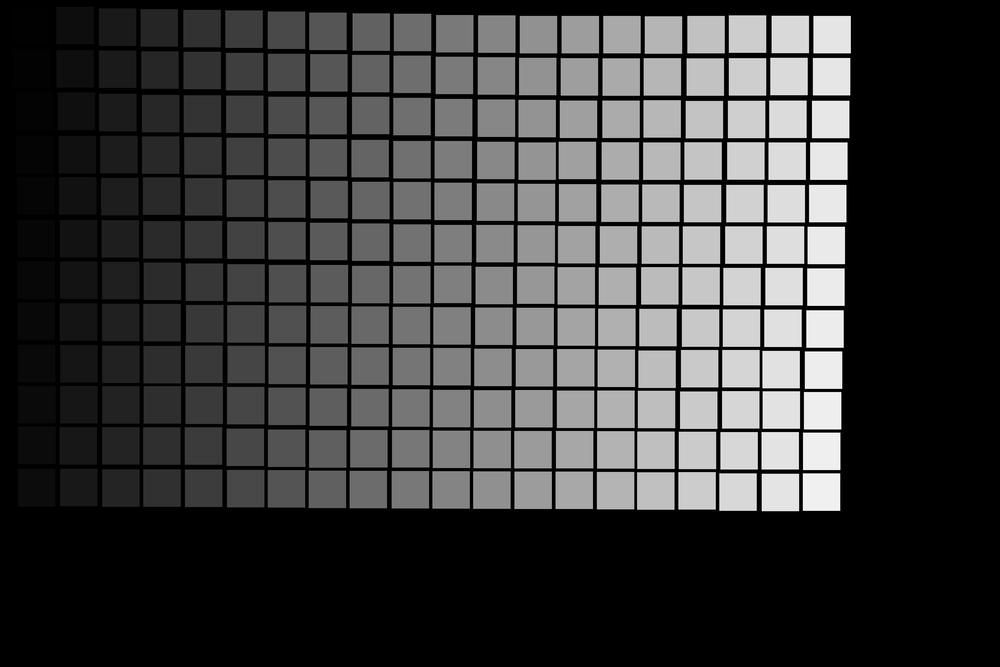
%> input picture testing/a2.png, 1000 x 667 px, shrunk from 5472 x 3648 before the run
$ octave find_distance_to_well.m   (GNU Octave 9; MATLAB toolbox functions it lacks are replaced by stand-ins)
%> lines starting %> are read from the running program, lines starting %| are printed output that depends on the picture; in (x1, y1, x2, y2) boxes, pixels count from 0 and x2, y2 are one past the last pixel; in counts of white or black regions, pixels touching at a corner belong together; the program's own positions count from 1
clear all
close all force hidden


a2 = imread('a2.png');
%> a2 is the input picture: size 667x1000 uint8; min 0, max 255, mean 61.2

unique_vals = double(unique(a2));
%> unique_vals = 256 values from 0 to 255
total_wells = length(unique_vals)-1;
%> total_wells = 255

centroids = zeros(total_wells,2);

for i = 1:total_wells
    disp(i)

    this_label = (a2==i);

    s = regionprops(this_label,'basic');

    centroids(i,:) = s.Centroid;
end
%> this loop made 255 passes
%| 1
%| 2
%| 3
%| 4
%| 5
%| 6
%| 7
%| 8
%> (further printed lines are left out)
%> pass 1, `this_label = (a2==i);`:
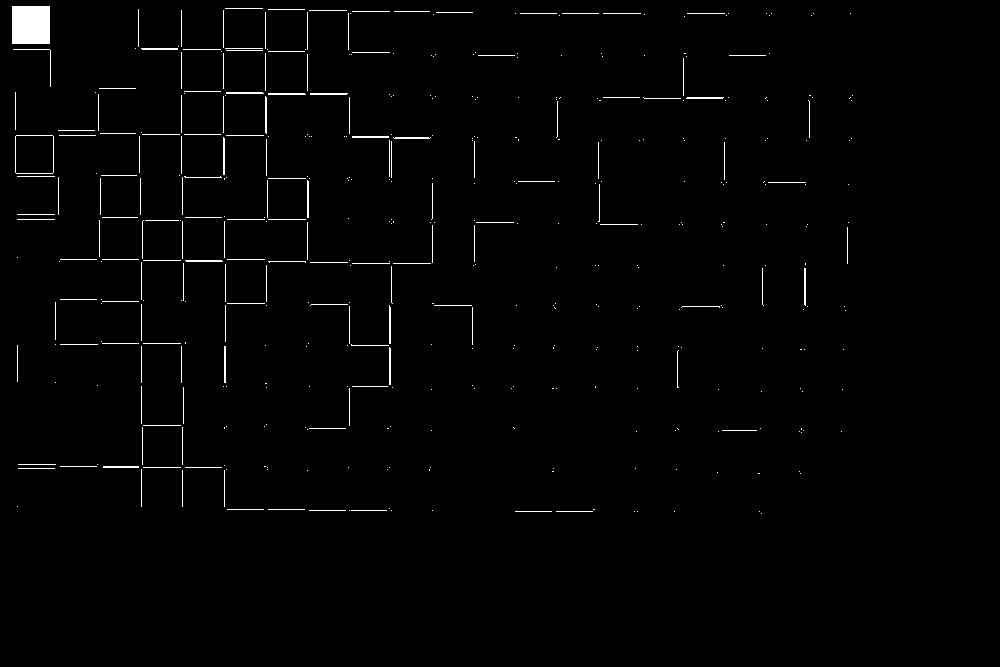
%> this_label: size 667x1000 logical; 1.3% white; 440 white regions (282 under 20 px), largest, box (x1, y1, x2, y2) and area: (12, 6, 50, 44) 1444, (15, 135, 54, 174) 148, (389, 305, 391, 344) 76
%> pass 2, `this_label = (a2==i);`:
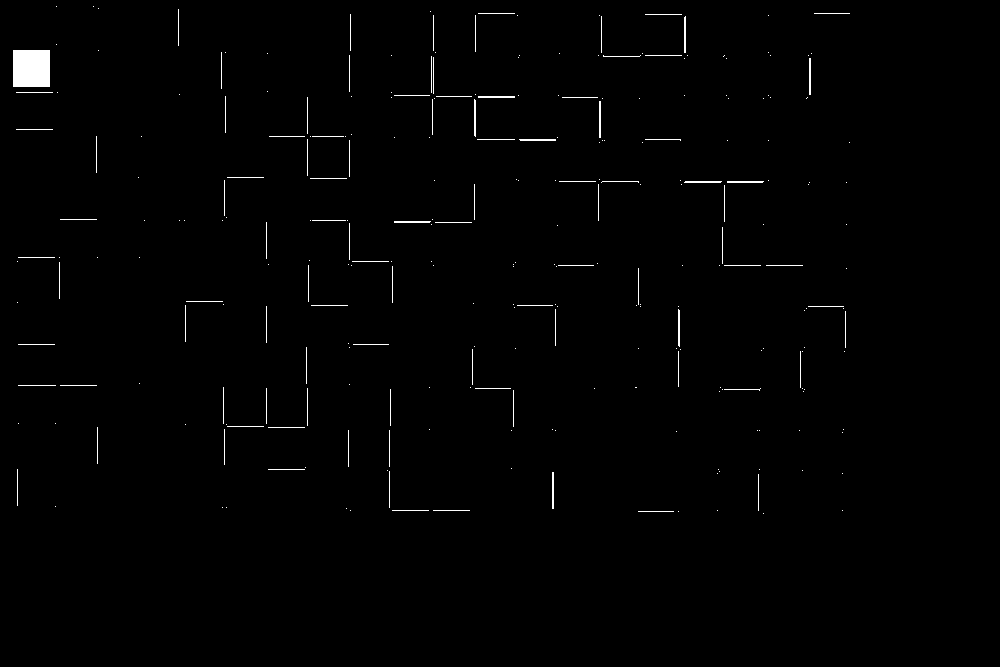
%> this_label: size 667x1000 logical; 0.84% white; 274 white regions (174 under 20 px), largest, box (x1, y1, x2, y2) and area: (13, 50, 50, 87) 1369, (809, 58, 811, 95) 74, (478, 96, 515, 98) 74
%> pass 3, `this_label = (a2==i);`:
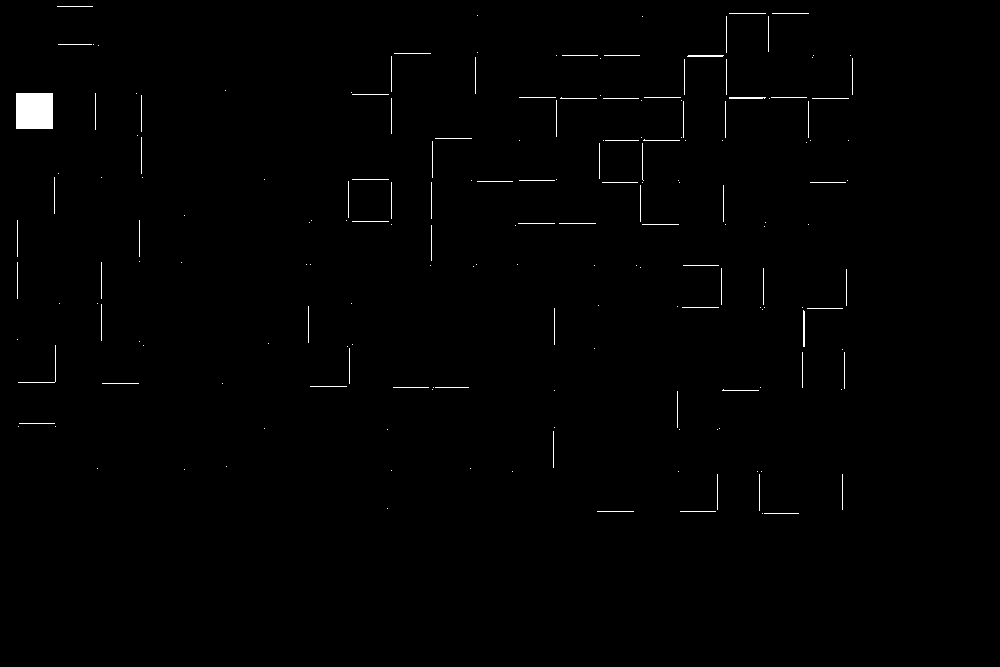
%> this_label: size 667x1000 logical; 0.7% white; 186 white regions (100 under 20 px), largest, box (x1, y1, x2, y2) and area: (16, 93, 53, 129) 1332, (18, 345, 56, 383) 74, (803, 310, 805, 347) 73
%> after the loop, centroids = 255 rows, first 12: [31.5 25.5; 32 69; 35 111.5; 35 155; 36.5 196; 37 239; 37.49 281; 28.38 271.9; 19 263; 19 304; 36.5 470; 36.51 488]

mean_centroid = mean(centroids,1);
%> mean_centroid = [397.3 370.7]

distance_from_center = zeros(total_wells,1);

for i = 1:total_wells

    distance_from_center(i)  = sqrt(sum((mean_centroid - centroids(i,:)) .^ 2));

end
%> after the loop, distance_from_center = 255 values, max 502.9 at index 1, min 4.94 at index 123, mean 238.3

distance_from_center_norm = distance_from_center/max(distance_from_center);
%> distance_from_center_norm = 255 values, max 1 at index 1, min 0.00983 at index 123, mean 0.474

plate = ones(14,22);
plate(2:13,2:21) = 0;
[Dist_to_edge_2d,idx] = bwdist(plate);

Dist_to_edge_2d = double(Dist_to_edge_2d(2:13,2:21));
Dist_to_edge_2d_norm = Dist_to_edge_2d/max(Dist_to_edge_2d(:));

Dist_to_edge_norm = Dist_to_edge_2d_norm(:);

%> (the run ends here)

$ run again, with testing/a.png copied over testing/a2.png
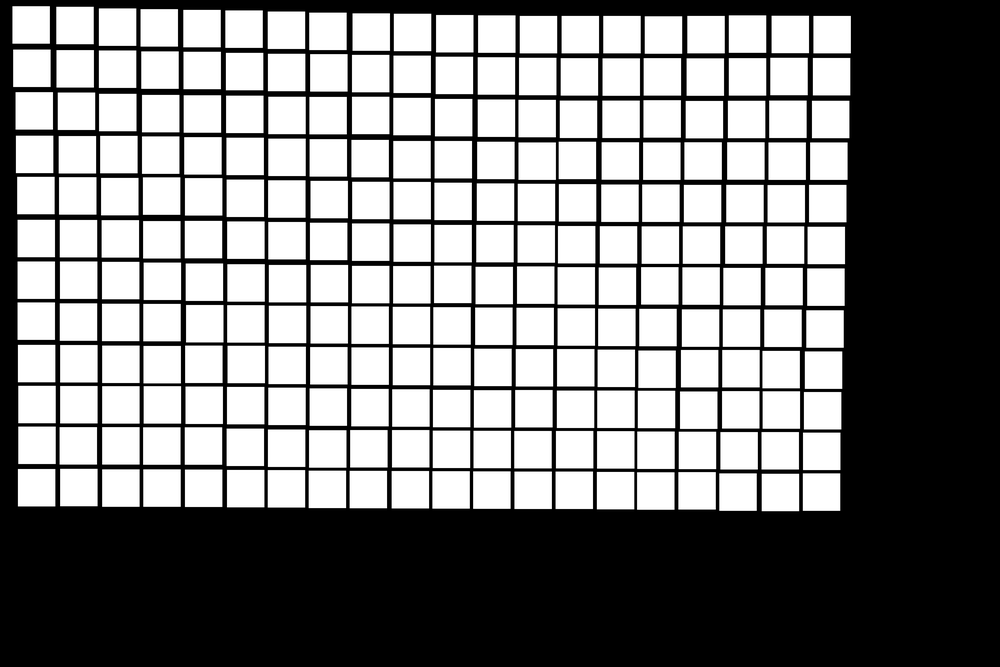
%> input picture testing/a.png, 1000 x 667 px, shrunk from 5472 x 3648 before the run
%> a2 is the input picture: size 667x1000 uint8; min 0, max 255, mean 128.8
%> unique_vals = 256 values from 0 to 255
%> total_wells = 255
%> the loop `for i = 1:total_wells` made 255 passes
%| 1
%| 2
%| 3
%| 4
%| 5
%> (further printed lines are left out)
%> pass 1, `this_label = (a2==i);`:
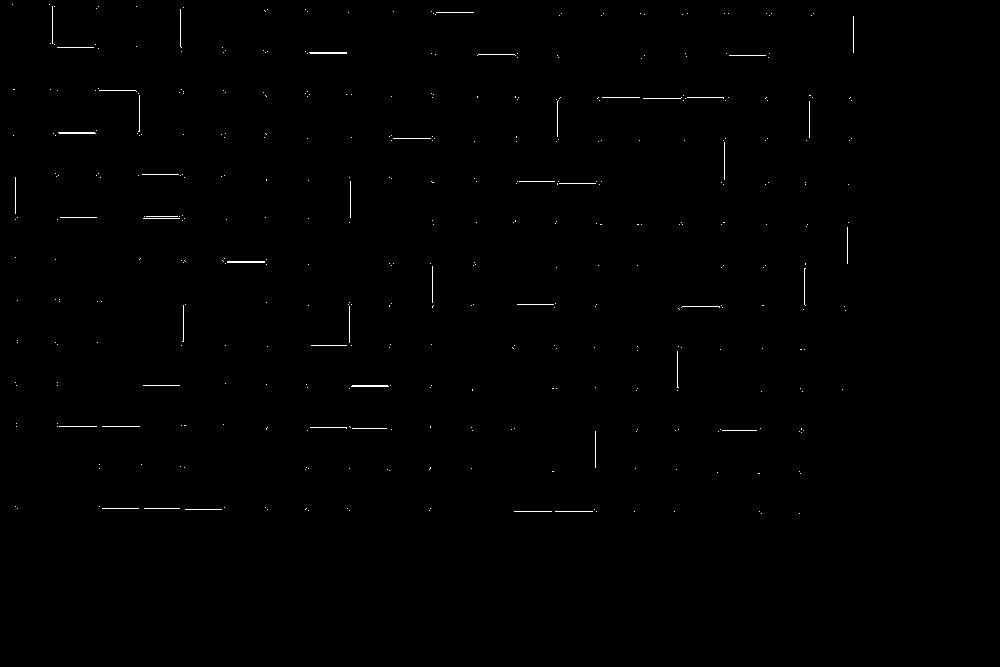
%> this_label: size 667x1000 logical; 0.36% white in thin lines or dots, all inside (x1, y1, x2, y2) = (12, 4, 854, 514)
%> pass 3, `this_label = (a2==i);`:
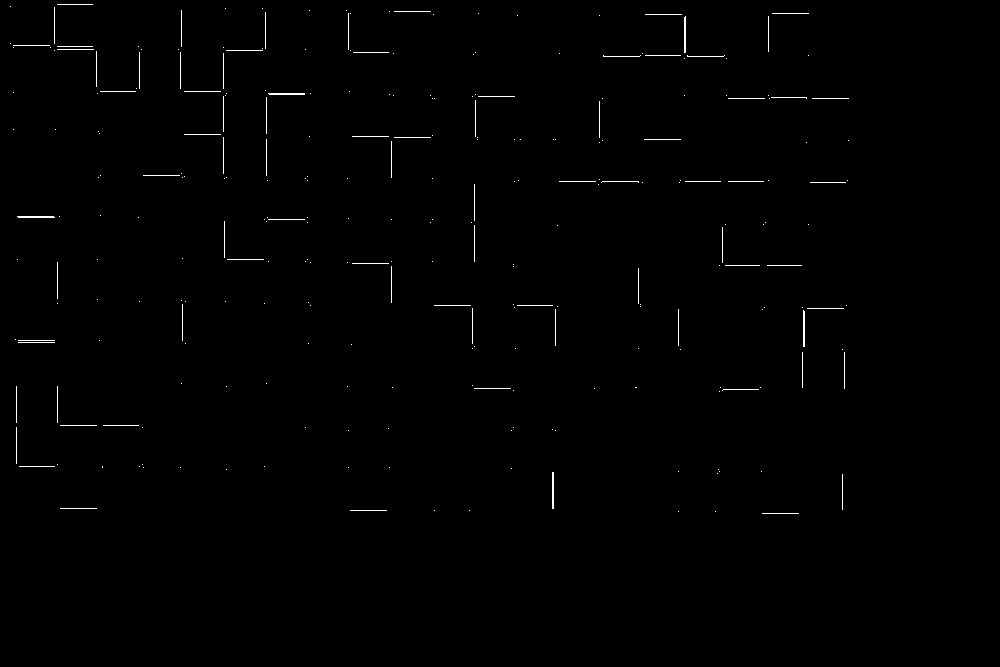
%> this_label: size 667x1000 logical; 0.52% white in thin lines or dots, all inside (x1, y1, x2, y2) = (10, 4, 849, 514)
%> after the loop `for i = 1:total_wells`: centroids = 255 rows, first 12: [13 5; 13 46; 11 7; 11 25.5; 56 258; 16 174; 37 260; 55 300; 36.5 300; 18 383; 16 136; 78 136]
%> mean_centroid = [52.57 217.9]
%> after the loop `for i = 1:total_wells`: distance_from_center = 255 values, max 302.2 at index 192, min 2.95 at index 73, mean 135.3
%> distance_from_center_norm = 255 values, max 1 at index 192, min 0.00977 at index 73, mean 0.448
